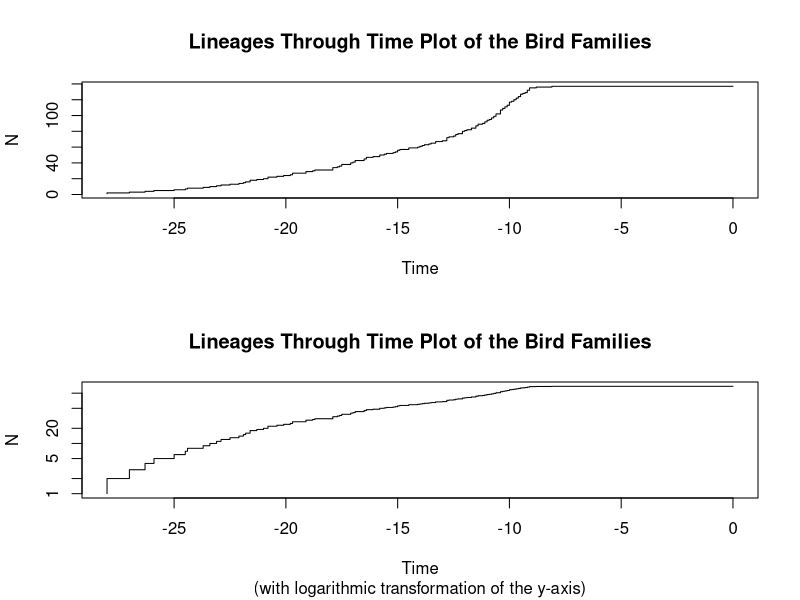
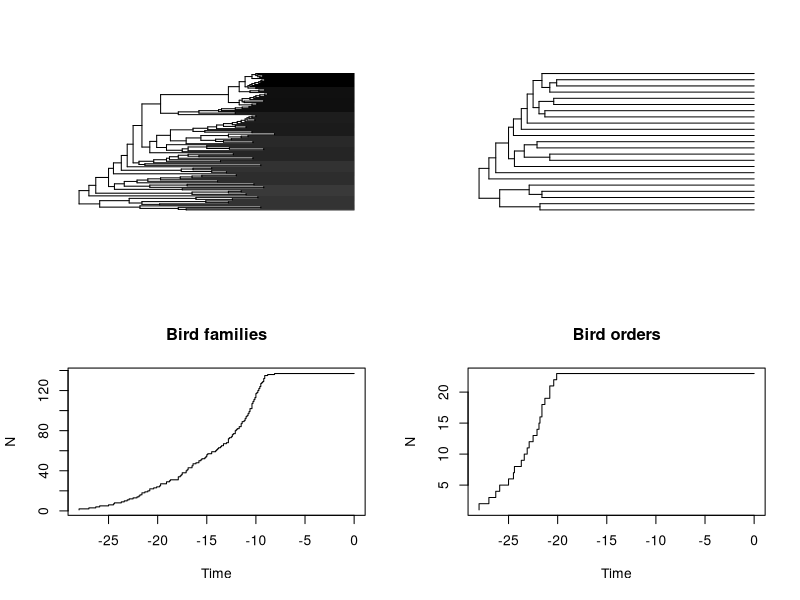
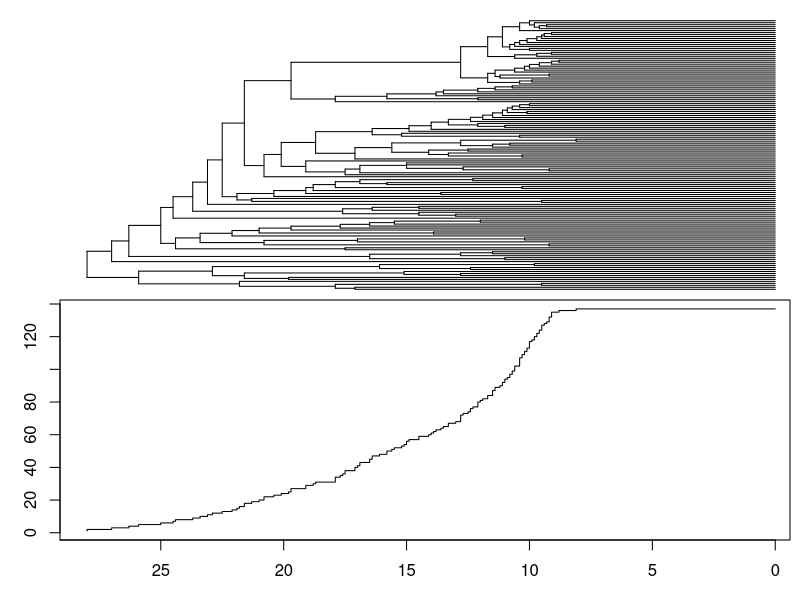
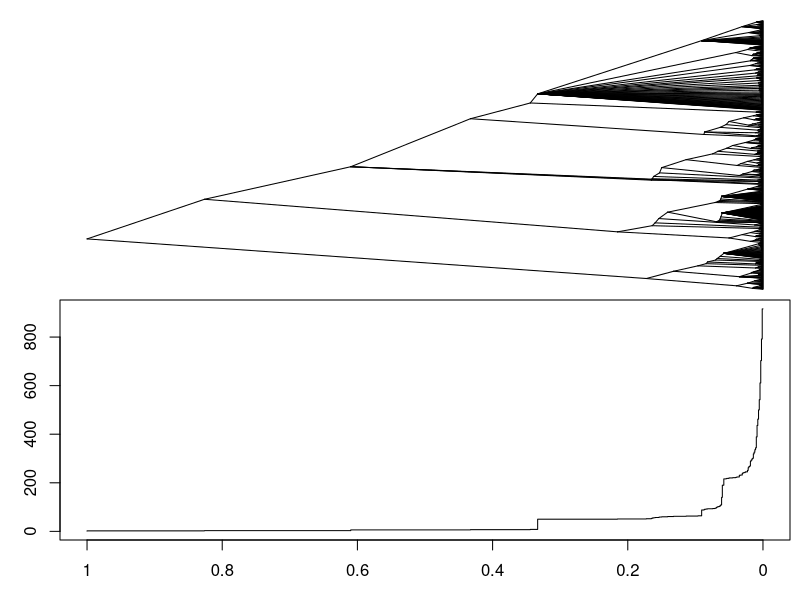
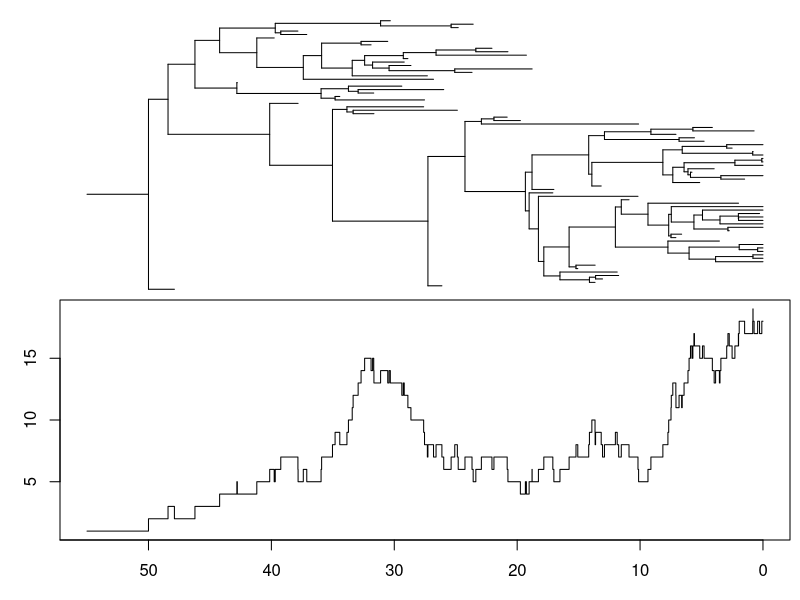
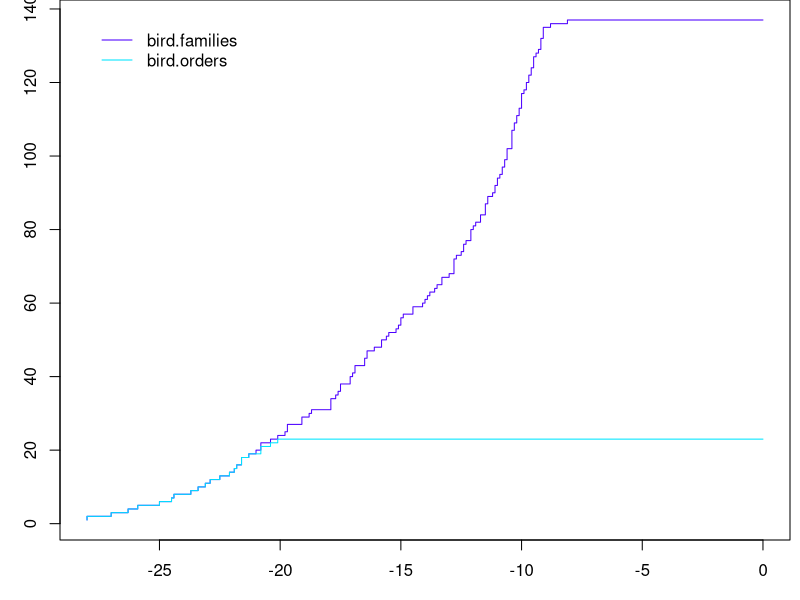
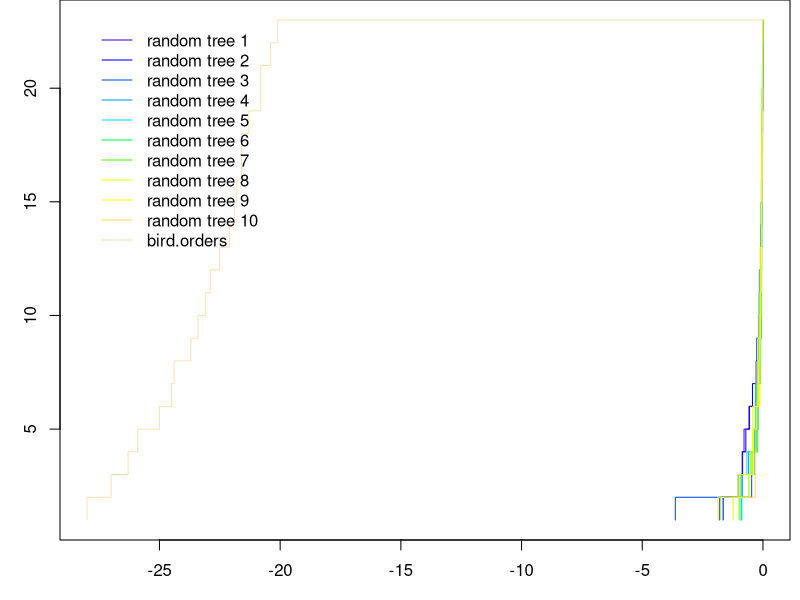
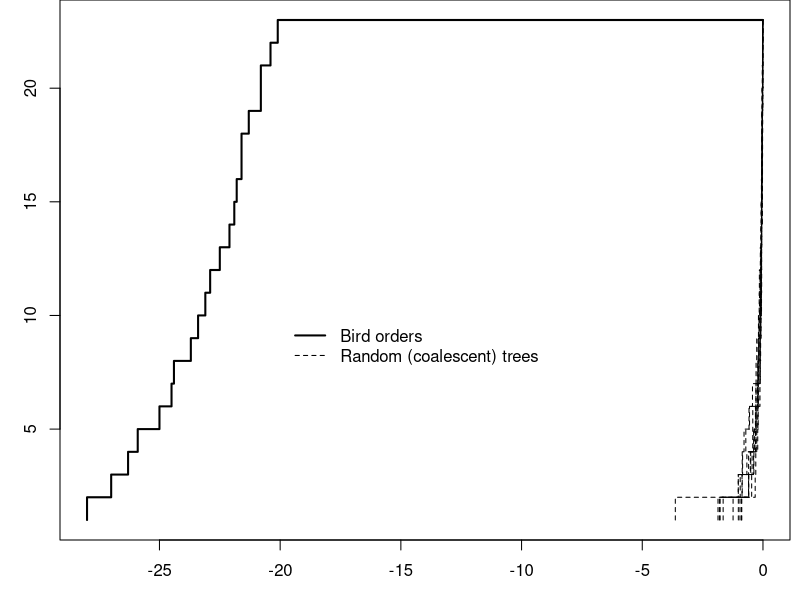

Reproduce these figures in R, in order.
library(ape)


### Name: ltt.plot
### Title: Lineages Through Time Plot
### Aliases: ltt.plot ltt.lines mltt.plot ltt.coplot ltt.plot.coords
### Keywords: hplot aplot

### ** Examples

data(bird.families)
opar <- par(mfrow = c(2, 1))
ltt.plot(bird.families)
title("Lineages Through Time Plot of the Bird Families")
ltt.plot(bird.families, log = "y")
title(main = "Lineages Through Time Plot of the Bird Families",
      sub = "(with logarithmic transformation of the y-axis)")
par(opar)

### to plot the tree and the LTT plot together
data(bird.orders)
layout(matrix(1:4, 2, 2))
plot(bird.families, show.tip.label = FALSE)
ltt.plot(bird.families, main = "Bird families")
plot(bird.orders, show.tip.label = FALSE)
ltt.plot(bird.orders, main = "Bird orders")
layout(1)

### better with ltt.coplot():
ltt.coplot(bird.families, show.tip.label = FALSE, x.lim = 27.5)
data(chiroptera)
chiroptera <- compute.brlen(chiroptera)
ltt.coplot(chiroptera, show.tip.label = FALSE, type = "c")

### with extinct lineages and a root edge:
omar <- par("mar")
set.seed(31)
tr <- rlineage(0.2, 0.15)
tr$root.edge <- 5
ltt.coplot(tr, show.tip.label = FALSE, x.lim = 55)
## compare with:
## ltt.coplot(drop.fossil(tr), show.tip.label = FALSE)
layout(1)
par(mar = omar)

mltt.plot(bird.families, bird.orders)
### Generates 10 random trees with 23 tips:
TR <- replicate(10, rcoal(23), FALSE)
### Give names to each tree:
names(TR) <- paste("random tree", 1:10)
### And specify the class of the list so that mltt.plot()
### does not trash it!
class(TR) <- "multiPhylo"
mltt.plot(TR, bird.orders)
### And now for something (not so) completely different:
ltt.plot(bird.orders, lwd = 2)
for (i in 1:10) ltt.lines(TR[[i]], lty = 2)
legend(-20, 10, lwd = c(2, 1), lty = c(1, 2), bty = "n",
       legend = c("Bird orders", "Random (coalescent) trees"))
